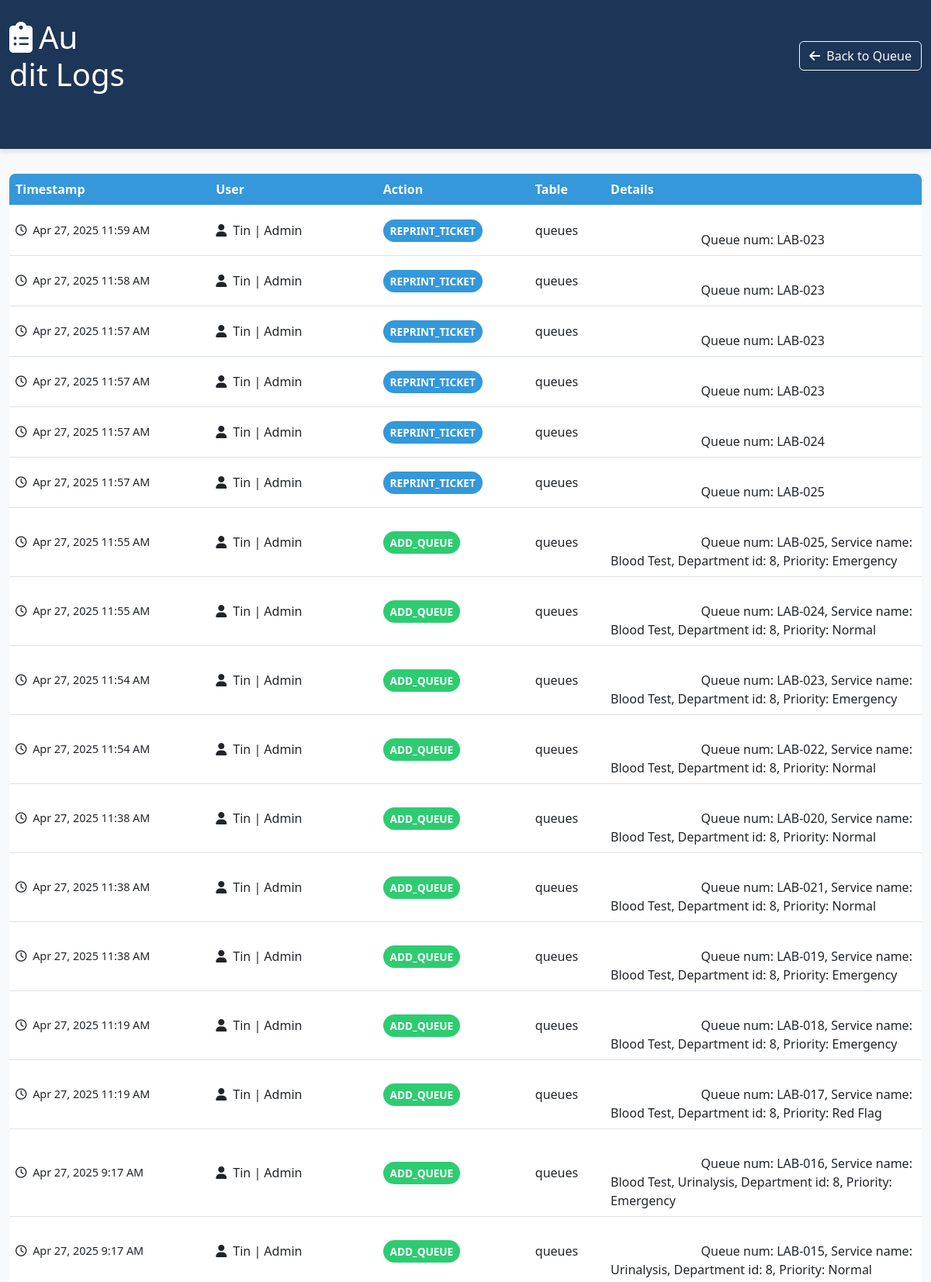
The app's page /audit_log.php (signed in, upper part) with its own data.
### tables this page shows
CREATE TABLE `audit_log` (
  `log_id` int(11) NOT NULL,
  `action_type` varchar(50) NOT NULL,
  `table_name` varchar(50) NOT NULL,
  `record_id` int(11) DEFAULT NULL,
  `user_id` int(11) NOT NULL,
  `username` varchar(100) NOT NULL,
  `role` varchar(50) DEFAULT NULL,
  `action_details` text DEFAULT NULL,
  `created_at` timestamp NOT NULL DEFAULT current_timestamp()
);

### audit_log.php (the view, shortened to what this page needs)
<?php
require('lib/conn.php');
$logs = $conn->query("
    SELECT * FROM audit_log
    ORDER BY created_at DESC
    LIMIT 100
")->fetchAll();
?>
<!DOCTYPE html>
<html>
<head>
    <link href="https://cdn.jsdelivr.net/npm/bootstrap@5.3.0/dist/css/bootstrap.min.css" rel="stylesheet">
    <link rel="stylesheet" href="https://cdnjs.cloudflare.com/ajax/libs/font-awesome/6.4.0/css/all.min.css">
</head>
<body>
    <header class="header">
        <div class="container">
            <div class="d-flex justify-content-between align-items-center">
                <h1 class="m-0"><i class="fas fa-clipboard-list me-2"></i>Au<div class="d-flex justify-content-between align-items-center">dit Logs</h1>
                <a href="<?php echo ($_SESSION['role'] == 'Admin') ? 'queue_display_admin.php' : 'queue_display.php'; ?>" class="btn btn-outline-light">
                    <i class="fas fa-arrow-left me-2"></i>Back to Queue
                </a>
            </div>
        </div>
    </header>
    <div class="container">
        <div class="table-responsive">
            <table class="table table-hover">
                <thead>
                    <tr>
                        <th>Timestamp</th>
                        <th>User</th>
                        <th>Action</th>
                        <th>Table</th>
                        <th>Details</th>
                    </tr>
                </thead>
                <tbody>
                    <?php foreach ($logs as $log): ?>
                    <tr>
                        <td class="timestamp">
                            <i class="far fa-clock me-1"></i>
                            <?= date('M j, Y g:i A', strtotime($log['created_at'])) ?>
                        </td>
                        <td class="user-cell">
                            <i class="fas fa-user me-1"></i>
                            <?= htmlspecialchars($log['username']) ?> |  <?= htmlspecialchars($log['role']) ?>
                        </td>
                        <td>
                            <?php
                            $badgeClass = 'badge-action';
                            if (strpos($log['action_type'], 'ADD') !== false) $badgeClass .= ' badge-add';
                            elseif (strpos($log['action_type'], 'UPDATE') !== false) $badgeClass .= ' badge-update';
                            elseif (strpos($log['action_type'], 'DELETE') !== false) $badgeClass .= ' badge-delete';
                            ?>
                            <span class="<?= $badgeClass ?>">
                                <?= htmlspecialchars($log['action_type']) ?>
                            </span>
                        </td>
                        <td>
                            <?= htmlspecialchars($log['table_name']) ?>
                        </td>
                        <td class="action-details">
                            <?php
                            $details = json_decode($log['action_details'], true);
                            if ($details) {
                                $sentence = '';
                                foreach ($details as $key => $value) {
                                    $sentence .= ucfirst(str_replace('_', ' ', $key)) . ": " . htmlspecialchars($value) . ", ";
                                }
                                echo rtrim($sentence, ', ');
                            } else {
                                echo htmlspecialchars($log['action_details'] ?? 'No details');
                            }
                            ?>
                        </td>
                    </tr>
                    <?php endforeach; ?>
                </tbody>
            </table>
        </div>
    </div>
</body>
</html>

### audit_log.php (style rules this page uses)
:root { --primary-color: #3498db; --secondary-color: #2980b9; --accent-color: #e74c3c; --light-color: #ecf0f1; --dark-color: #2c3e50; --success-color: #2ecc71; }
body { background-color: #f8f9fa; font-family: 'Segoe UI', Tahoma, Geneva, Verdana, sans-serif; }
.header { background-color: #1d3557; color: white; padding: 1.5rem 0; margin-bottom: 2rem; box-shadow: 0 4px 6px rgba(0, 0, 0, 0.1); }
.container { max-width: 1200px; margin-bottom: 3rem; }
.table { background-color: white; border-radius: 8px; overflow: hidden; box-shadow: 0 2px 10px rgba(0, 0, 0, 0.08); }
.table th { background-color: var(--primary-color); color: white; font-weight: 600; }
.table td { vertical-align: middle; }
.action-details { max-width: 300px; white-space: pre-wrap; word-wrap: break-word; }
.badge-action { background-color: var(--primary-color); color: white; padding: 0.35em 0.65em; border-radius: 50rem; font-size: 0.85em; font-weight: 600; }
.badge-add { background-color: var(--success-color); }
.timestamp { color: #6c757d; font-size: 0.9rem; }
.user-cell { font-weight: 500; }

### records on screen
audit_log: created_at "Apr 27, 2025 11:59 AM", username "Tin", role "Admin", action_type "REPRINT_TICKET", table_name "queues", sentence "Queue num: LAB-023"
audit_log: created_at "Apr 27, 2025 11:58 AM", username "Tin", role "Admin", action_type "REPRINT_TICKET", table_name "queues", sentence "Queue num: LAB-023"
audit_log: created_at "Apr 27, 2025 11:57 AM", username "Tin", role "Admin", action_type "REPRINT_TICKET", table_name "queues", sentence "Queue num: LAB-023"
audit_log: created_at "Apr 27, 2025 11:57 AM", username "Tin", role "Admin", action_type "REPRINT_TICKET", table_name "queues", sentence "Queue num: LAB-023"
audit_log: created_at "Apr 27, 2025 11:57 AM", username "Tin", role "Admin", action_type "REPRINT_TICKET", table_name "queues", sentence "Queue num: LAB-024"
audit_log: created_at "Apr 27, 2025 11:57 AM", username "Tin", role "Admin", action_type "REPRINT_TICKET", table_name "queues", sentence "Queue num: LAB-025"
audit_log: created_at "Apr 27, 2025 11:55 AM", username "Tin", role "Admin", action_type "ADD_QUEUE", table_name "queues", sentence "Queue num: LAB-025, Service name: Blood Test, Department id: 8, Priority: Emergency…"
audit_log: created_at "Apr 27, 2025 11:55 AM", username "Tin", role "Admin", action_type "ADD_QUEUE", table_name "queues", sentence "Queue num: LAB-024, Service name: Blood Test, Department id: 8, Priority: Normal…"
audit_log: created_at "Apr 27, 2025 11:54 AM", username "Tin", role "Admin", action_type "ADD_QUEUE", table_name "queues", sentence "Queue num: LAB-023, Service name: Blood Test, Department id: 8, Priority: Emergency…"
audit_log: created_at "Apr 27, 2025 11:54 AM", username "Tin", role "Admin", action_type "ADD_QUEUE", table_name "queues", sentence "Queue num: LAB-022, Service name: Blood Test, Department id: 8, Priority: Normal…"
audit_log: created_at "Apr 27, 2025 11:38 AM", username "Tin", role "Admin", action_type "ADD_QUEUE", table_name "queues", sentence "Queue num: LAB-020, Service name: Blood Test, Department id: 8, Priority: Normal…"
audit_log: created_at "Apr 27, 2025 11:38 AM", username "Tin", role "Admin", action_type "ADD_QUEUE", table_name "queues", sentence "Queue num: LAB-021, Service name: Blood Test, Department id: 8, Priority: Normal…"
audit_log: created_at "Apr 27, 2025 11:38 AM", username "Tin", role "Admin", action_type "ADD_QUEUE", table_name "queues", sentence "Queue num: LAB-019, Service name: Blood Test, Department id: 8, Priority: Emergency…"
audit_log: created_at "Apr 27, 2025 11:19 AM", username "Tin", role "Admin", action_type "ADD_QUEUE", table_name "queues", sentence "Queue num: LAB-018, Service name: Blood Test, Department id: 8, Priority: Emergency…"
audit_log: created_at "Apr 27, 2025 11:19 AM", username "Tin", role "Admin", action_type "ADD_QUEUE", table_name "queues", sentence "Queue num: LAB-017, Service name: Blood Test, Department id: 8, Priority: Red Flag…"
audit_log: created_at "Apr 27, 2025 9:17 AM", username "Tin", role "Admin", action_type "ADD_QUEUE", table_name "queues", sentence "Queue num: LAB-016, Service name: Blood Test, Urinalysis, Department id: 8, Priority: Emergency"
audit_log: created_at "Apr 27, 2025 9:17 AM", username "Tin", role "Admin", action_type "ADD_QUEUE", table_name "queues", sentence "Queue num: LAB-015, Service name: Urinalysis, Department id: 8, Priority: Normal…"
